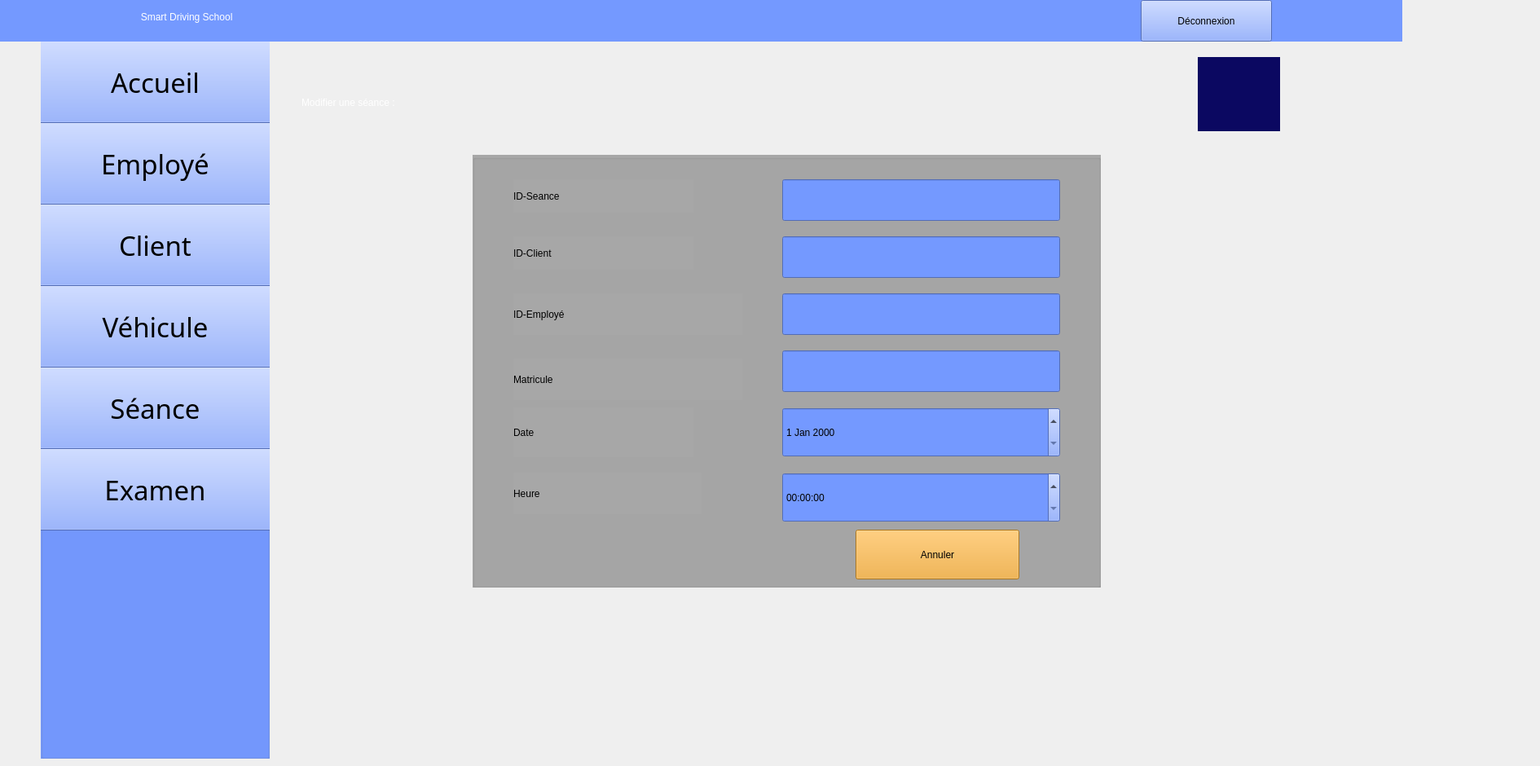
    <widget class="QWidget" name="updateseance">
     <widget class="QLabel" name="label_99">
      <property name="geometry">
       <rect>
        <x>-160</x>
        <y>-10</y>
        <width>1881</width>
        <height>61</height>
       </rect>
      </property>
      <property name="styleSheet">
       <string notr="true">color: rgb(255, 255, 255);
background-color: rgb(116, 153, 255);
font: 24pt &quot;Segoe UI Symbol&quot;;</string>
      </property>
      <property name="text">
       <string>                                                                                                    Smart Driving School         </string>
      </property>
     </widget>
     <widget class="QGroupBox" name="groupBox_17">
      <property name="geometry">
       <rect>
        <x>50</x>
        <y>30</y>
        <width>281</width>
        <height>901</height>
       </rect>
      </property>
      <property name="styleSheet">
       <string notr="true">background-color: rgb(116, 153, 255);</string>
      </property>
      <property name="title">
       <string/>
      </property>
      <widget class="QPushButton" name="pushButton108">
       <property name="geometry">
        <rect>
         <x>-20</x>
         <y>20</y>
         <width>321</width>
         <height>101</height>
        </rect>
       </property>
       <property name="font">
        <font>
         <family>Romantic</family>
         <pointsize>25</pointsize>
         <italic>false</italic>
         <bold>false</bold>
        </font>
       </property>
       <property name="styleSheet">
        <string notr="true">background-color: rgb(116, 153, 255);
font: 25pt &quot;Romantic&quot;;</string>
       </property>
       <property name="text">
        <string>Accueil</string>
       </property>
       <property name="icon">
        <iconset theme="QIcon::ThemeIcon::GoHome"/>
       </property>
       <property name="iconSize">
        <size>
         <width>35</width>
         <height>35</height>
        </size>
       </property>
      </widget>
      <widget class="QPushButton" name="pushButton109">
       <property name="geometry">
        <rect>
         <x>-20</x>
         <y>120</y>
         <width>321</width>
         <height>101</height>
        </rect>
       </property>
       <property name="font">
        <font>
         <family>Romantic</family>
         <pointsize>25</pointsize>
         <italic>false</italic>
         <bold>false</bold>
        </font>
       </property>
       <property name="styleSheet">
        <string notr="true">background-color: rgb(116, 153, 255);
font: 25pt &quot;Romantic&quot;;</string>
       </property>
       <property name="text">
        <string>Employé</string>
       </property>
       <property name="icon">
        <iconset resource="ressources.qrc">
         <normaloff>:/images/46db9ee3d4b3323457222bb8db7f3b42.png</normaloff>:/images/46db9ee3d4b3323457222bb8db7f3b42.png</iconset>
       </property>
       <property name="iconSize">
        <size>
         <width>45</width>
         <height>45</height>
        </size>
       </property>
      </widget>
      <widget class="QPushButton" name="pushButton110">
       <property name="geometry">
        <rect>
         <x>-20</x>
         <y>220</y>
         <width>321</width>
         <height>101</height>
        </rect>
       </property>
       <property name="font">
        <font>
         <family>Romantic</family>
         <pointsize>25</pointsize>
         <italic>false</italic>
         <bold>false</bold>
        </font>
       </property>
       <property name="styleSheet">
        <string notr="true">background-color: rgb(116, 153, 255);
font: 25pt &quot;Romantic&quot;;</string>
       </property>
       <property name="text">
        <string>Client</string>
       </property>
       <property name="icon">
        <iconset resource="ressources.qrc">
         <normaloff>:/images/0527f41904e77feddb97e532fe74d08f.png</normaloff>:/images/0527f41904e77feddb97e532fe74d08f.png</iconset>
       </property>
       <property name="iconSize">
        <size>
         <width>40</width>
         <height>40</height>
        </size>
       </property>
      </widget>
      <widget class="QPushButton" name="pushButton111">
       <property name="geometry">
        <rect>
         <x>-20</x>
         <y>320</y>
         <width>321</width>
         <height>101</height>
        </rect>
       </property>
       <property name="font">
        <font>
         <family>Romantic</family>
         <pointsize>25</pointsize>
         <italic>false</italic>
         <bold>false</bold>
        </font>
       </property>
       <property name="styleSheet">
        <string notr="true">background-color: rgb(116, 153, 255);
font: 25pt &quot;Romantic&quot;;</string>
       </property>
       <property name="text">
        <string>Véhicule</string>
       </property>
       <property name="icon">
        <iconset resource="ressources.qrc">
         <normaloff>:/images/cbad98069fae8d5554390bd40b0b561c.png</normaloff>:/images/cbad98069fae8d5554390bd40b0b561c.png</iconset>
       </property>
       <property name="iconSize">
        <size>
         <width>60</width>
         <height>60</height>
        </size>
       </property>
      </widget>
      <widget class="QPushButton" name="pushButton112">
       <property name="geometry">
        <rect>
         <x>-20</x>
         <y>420</y>
         <width>321</width>
         <height>101</height>
        </rect>
       </property>
       <property name="font">
        <font>
         <family>Romantic</family>
         <pointsize>25</pointsize>
         <italic>false</italic>
         <bold>false</bold>
        </font>
       </property>
       <property name="styleSheet">
        <string notr="true">background-color: rgb(116, 153, 255);
font: 25pt &quot;Romantic&quot;;</string>
       </property>
       <property name="text">
        <string>Séance</string>
       </property>
       <property name="icon">
        <iconset resource="ressources.qrc">
         <normaloff>:/images/c53651e2209ddb3281ed3a114fae2cfb.png</normaloff>:/images/c53651e2209ddb3281ed3a114fae2cfb.png</iconset>
       </property>
       <property name="iconSize">
        <size>
         <width>50</width>
         <height>50</height>
        </size>
       </property>
      </widget>
      <widget class="QPushButton" name="pushButton113">
       <property name="geometry">
        <rect>
         <x>-20</x>
         <y>520</y>
         <width>321</width>
         <height>101</height>
        </rect>
       </property>
       <property name="font">
        <font>
         <family>Romantic</family>
         <pointsize>25</pointsize>
         <italic>false</italic>
         <bold>false</bold>
        </font>
       </property>
       <property name="styleSheet">
        <string notr="true">background-color: rgb(116, 153, 255);
font: 25pt &quot;Romantic&quot;;</string>
       </property>
       <property name="text">
        <string>Examen</string>
       </property>
       <property name="icon">
        <iconset resource="ressources.qrc">
         <normaloff>:/images/7001e00fd5b7f2745c5e91ff547f4763.png</normaloff>:/images/7001e00fd5b7f2745c5e91ff547f4763.png</iconset>
       </property>
       <property name="iconSize">
        <size>
         <width>50</width>
         <height>50</height>
        </size>
       </property>
      </widget>
     </widget>
     <widget class="QLabel" name="label_100">
      <property name="geometry">
       <rect>
        <x>1020</x>
        <y>10</y>
        <width>41</width>
        <height>31</height>
       </rect>
      </property>
      <property name="styleSheet">
       <string notr="true">background-color: rgb(116, 153, 255);</string>
      </property>
      <property name="text">
       <string/>
      </property>
      <property name="pixmap">
       <pixmap resource="ressources.qrc">:/images/image22.png</pixmap>
      </property>
      <property name="scaledContents">
       <bool>true</bool>
      </property>
     </widget>
     <widget class="QLabel" name="label_101">
      <property name="geometry">
       <rect>
        <x>670</x>
        <y>10</y>
        <width>41</width>
        <height>31</height>
       </rect>
      </property>
      <property name="styleSheet">
       <string notr="true">background-color: rgb(116, 153, 255);</string>
      </property>
      <property name="text">
       <string/>
      </property>
      <property name="pixmap">
       <pixmap resource="ressources.qrc">:/images/image22.png</pixmap>
      </property>
      <property name="scaledContents">
       <bool>true</bool>
      </property>
     </widget>
     <widget class="QLabel" name="label_102">
      <property name="geometry">
       <rect>
        <x>1470</x>
        <y>70</y>
        <width>101</width>
        <height>91</height>
       </rect>
      </property>
      <property name="styleSheet">
       <string notr="true">background-color: rgb(11, 8, 97);</string>
      </property>
      <property name="text">
       <string/>
      </property>
      <property name="pixmap">
       <pixmap resource="ressources.qrc">:/images/logoc++++.png</pixmap>
      </property>
      <property name="scaledContents">
       <bool>true</bool>
      </property>
     </widget>
     <widget class="QPushButton" name="pushButton166">
      <property name="geometry">
       <rect>
        <x>1400</x>
        <y>0</y>
        <width>161</width>
        <height>51</height>
       </rect>
      </property>
      <property name="styleSheet">
       <string notr="true">font: 700 11pt &quot;Romantic&quot;;
background-color: rgb(116, 153, 255);</string>
      </property>
      <property name="text">
       <string>Déconnexion</string>
      </property>
     </widget>
     <widget class="QLabel" name="label_183">
      <property name="geometry">
       <rect>
        <x>370</x>
        <y>80</y>
        <width>631</width>
        <height>91</height>
       </rect>
      </property>
      <property name="styleSheet">
       <string notr="true">font: 40pt &quot;Chaparral Pro&quot;;
color: rgb(255, 255, 255);</string>
      </property>
      <property name="text">
       <string>Modifier une séance :</string>
      </property>
     </widget>
     <widget class="QGroupBox" name="groupBox_31">
      <property name="geometry">
       <rect>
        <x>580</x>
        <y>190</y>
        <width>771</width>
        <height>531</height>
       </rect>
      </property>
      <property name="styleSheet">
       <string notr="true">background-color: rgb(167, 167, 167);
font: 18pt &quot;Palatino Linotype&quot;;</string>
      </property>
      <property name="title">
       <string/>
      </property>
      <widget class="QLabel" name="label_186">
       <property name="geometry">
        <rect>
         <x>50</x>
         <y>310</y>
         <width>221</width>
         <height>61</height>
        </rect>
       </property>
       <property name="styleSheet">
        <string notr="true">font: 25pt &quot;Segoe UI&quot;;</string>
       </property>
       <property name="text">
        <string>Date</string>
       </property>
      </widget>
      <widget class="QLabel" name="label_187">
       <property name="geometry">
        <rect>
         <x>50</x>
         <y>100</y>
         <width>221</width>
         <height>41</height>
        </rect>
       </property>
       <property name="styleSheet">
        <string notr="true">font: 25pt &quot;Segoe UI&quot;;</string>
       </property>
       <property name="text">
        <string>ID-Client</string>
       </property>
      </widget>
      <widget class="QLabel" name="label_188">
       <property name="geometry">
        <rect>
         <x>50</x>
         <y>170</y>
         <width>281</width>
         <height>51</height>
        </rect>
       </property>
       <property name="styleSheet">
        <string notr="true">font: 25pt &quot;Segoe UI&quot;;</string>
       </property>
       <property name="text">
        <string>ID-Employé</string>
       </property>
      </widget>
      <widget class="QLabel" name="label_190">
       <property name="geometry">
        <rect>
         <x>50</x>
         <y>390</y>
         <width>231</width>
         <height>51</height>
        </rect>
       </property>
       <property name="styleSheet">
        <string notr="true">font: 25pt &quot;Segoe UI&quot;;</string>
       </property>
       <property name="text">
        <string>Heure</string>
       </property>
      </widget>
      <widget class="QPushButton" name="pushButton159">
       <property name="geometry">
        <rect>
         <x>470</x>
         <y>460</y>
         <width>201</width>
         <height>61</height>
        </rect>
       </property>
       <property name="styleSheet">
        <string notr="true">font: 18pt &quot;Palatino Linotype&quot;;
background-color: rgb(241, 165, 40);
</string>
       </property>
       <property name="text">
        <string>Annuler</string>
       </property>
       <property name="icon">
        <iconset theme="QIcon::ThemeIcon::DocumentRevert"/>
       </property>
      </widget>
      <widget class="QLineEdit" name="lineEdit_updateIDclient">
       <property name="geometry">
        <rect>
         <x>380</x>
         <y>100</y>
         <width>341</width>
         <height>51</height>
        </rect>
       </property>
       <property name="styleSheet">
        <string notr="true">background-color: rgb(116, 153, 255);</string>
       </property>
      </widget>
      <widget class="QLineEdit" name="lineEdit_updateIDemploye">
       <property name="geometry">
        <rect>
         <x>380</x>
         <y>170</y>
         <width>341</width>
         <height>51</height>
        </rect>
       </property>
       <property name="styleSheet">
        <string notr="true">background-color: rgb(116, 153, 255);</string>
       </property>
      </widget>
      <widget class="QTimeEdit" name="timeEdit_updateHeure">
       <property name="geometry">
        <rect>
         <x>380</x>
         <y>390</y>
         <width>341</width>
         <height>61</height>
        </rect>
       </property>
       <property name="styleSheet">
        <string notr="true">background-color: rgb(116, 153, 255);</string>
       </property>
      </widget>
      <widget class="QDateEdit" name="dateEdit_updateDate">
       <property name="geometry">
        <rect>
         <x>380</x>
         <y>310</y>
         <width>341</width>
         <height>61</height>
        </rect>
       </property>
       <property name="styleSheet">
        <string notr="true">background-color: rgb(116, 153, 255);</string>
       </property>
      </widget>
      <widget class="QLabel" name="label_203">
       <property name="geometry">
        <rect>
         <x>50</x>
         <y>250</y>
         <width>281</width>
         <height>51</height>
        </rect>
       </property>
       <property name="styleSheet">
        <string notr="true">font: 25pt &quot;Segoe UI&quot;;</string>
       </property>
       <property name="text">
        <string>Matricule</string>
       </property>
      </widget>
      <widget class="QLineEdit" name="lineEdit_updateMatricule">
       <property name="geometry">
        <rect>
         <x>380</x>
         <y>240</y>
         <width>341</width>
         <height>51</height>
        </rect>
       </property>
       <property name="styleSheet">
        <string notr="true">background-color: rgb(116, 153, 255);</string>
       </property>
      </widget>
      <widget class="QLabel" name="label_206">
       <property name="geometry">
        <rect>
         <x>50</x>
         <y>30</y>
         <width>221</width>
         <height>41</height>
        </rect>
       </property>
       <property name="styleSheet">
        <string notr="true">font: 25pt &quot;Segoe UI&quot;;</string>
       </property>
       <property name="text">
        <string>ID-Seance</string>
       </property>
      </widget>
      <widget class="QLineEdit" name="lineEdit_IDseance">
       <property name="geometry">
        <rect>
         <x>380</x>
         <y>30</y>
         <width>341</width>
         <height>51</height>
        </rect>
       </property>
       <property name="styleSheet">
        <string notr="true">background-color: rgb(116, 153, 255);</string>
       </property>
      </widget>
     </widget>
     <zorder>groupBox_17</zorder>
     <zorder>label_99</zorder>
     <zorder>label_100</zorder>
     <zorder>label_101</zorder>
     <zorder>label_102</zorder>
     <zorder>pushButton166</zorder>
     <zorder>label_183</zorder>
     <zorder>groupBox_31</zorder>
    </widget>
